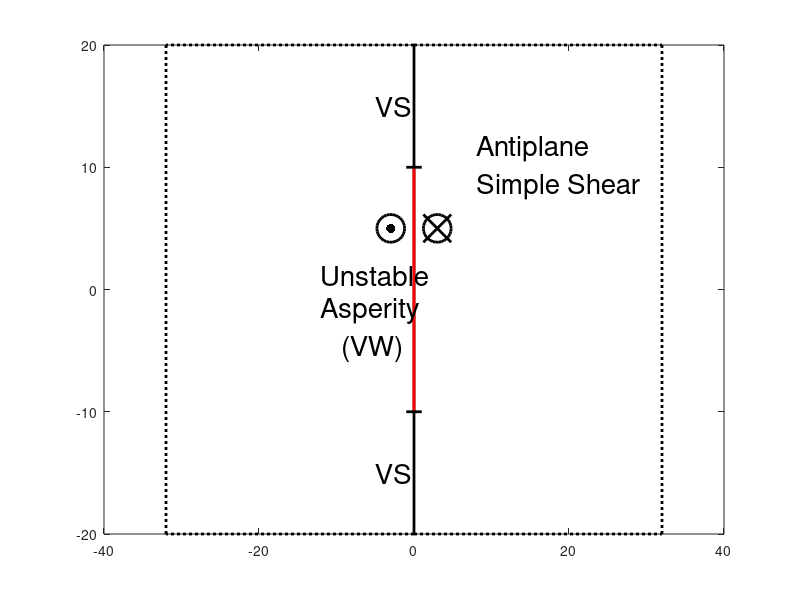

Source code (MATLAB): (Note: this script raises an error after producing the figure.)
%%
clear
close all
figure(1)
set(0,'defaultfigurecolor','w')
set(gcf,'Position',[20 20 1000 600]);%左下角位置，宽高
%%
plot([0 0],[-20,20], 'k', "lineWidth", 2)
hold on
plot([32 32],[-20,20], 'k:', "lineWidth", 2)
plot([0 32],[20,20], 'k:', "lineWidth", 2)
plot([0 32],[-20,-20], 'k:', "lineWidth", 2)
%%
plot([-32 -32],[-20,20], 'k:', "lineWidth", 2)
plot([0 -32],[20,20], 'k:', "lineWidth", 2)
plot([0 -32],[-20,-20], 'k:', "lineWidth", 2)
%%
plot(-3,5,'ko', 'MarkerSize', 20,"lineWidth", 2)
plot(-3,5,'k.', 'MarkerSize', 20,"lineWidth", 2)
plot(3,5,'ko', 'MarkerSize', 20,"lineWidth", 2)
plot(3,5,'kx', 'MarkerSize', 20,"lineWidth", 2)
%%
plot([0 0],[-10,10], 'r', "lineWidth", 2)
plot([-1 1],[10,10], 'k', "lineWidth", 2)
plot([-1 1],[-10,-10], 'k', "lineWidth", 2)
%%
text(8,10,["Antiplane"; "Simple Shear"],"Fontsize",20)
text(-12,-2,["Unstable";"Asperity";"   (VW)"],"Fontsize",20,'rotation',0)
text(-5,15, "VS","FontSize", 20)
text(-5,-15, "VS", "FontSize", 20)
text(1.5,0,"W=5km","F" + ...
    "ontsize",20,'rotation',0)
text(25,0,"10km","Fontsize",20)
text(14,-18,"8km","Fontsize",20)
axis equal
axis off
%%
export_fig png -r600 EEP_antiplane_model